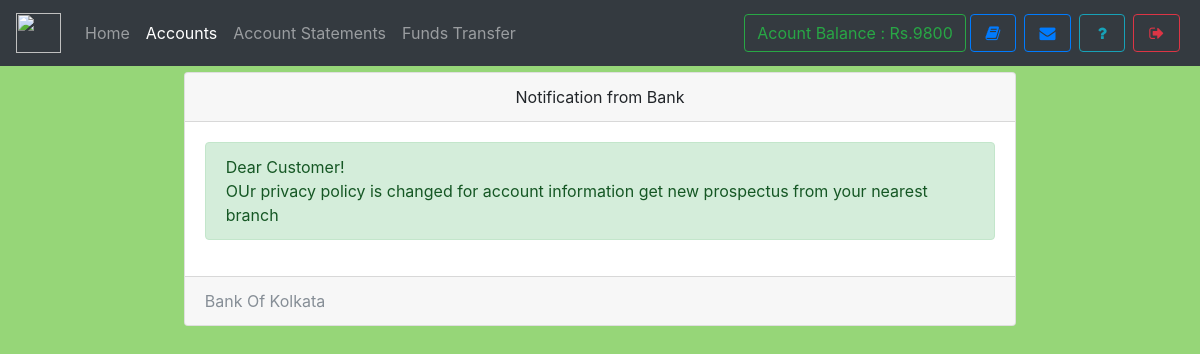
Screenshot of /notice.php (signed in) with the database file from the repository.
### tables this page shows
CREATE TABLE `useraccounts` (
  `id` int(11) NOT NULL,
  `email` text NOT NULL,
  `password` text NOT NULL,
  `name` varchar(111) NOT NULL,
  `balance` varchar(111) NOT NULL,
  `cnic` varchar(111) NOT NULL,
  `number` varchar(111) NOT NULL,
  `city` varchar(111) NOT NULL,
  `address` varchar(111) NOT NULL,
  `source` varchar(111) NOT NULL,
  `accountNo` varchar(111) NOT NULL,
  `branch` varchar(111) NOT NULL,
  `accountType` varchar(111) NOT NULL,
  `date` timestamp NOT NULL DEFAULT CURRENT_TIMESTAMP
);

CREATE TABLE `notice` (
  `id` int(11) NOT NULL,
  `userId` varchar(111) NOT NULL,
  `notice` text NOT NULL,
  `date` timestamp NOT NULL DEFAULT CURRENT_TIMESTAMP
);

### assets/db.php (called while the page is built, shortened)
<?php
    $con = new mysqli('localhost:3307','root','','mybank');
    $ar = $con->query("select * from userAccounts,branch where id = '$_SESSION[userId]' AND userAccounts.branch = branch.branchId");
    $userData = $ar->fetch_assoc();
?>

### notice.php (the view, shortened to what this page needs)
<!DOCTYPE html>
<html>
<head>
  <?php require 'assets/autoloader.php'; ?>
  <?php require 'assets/db.php'; ?>
  <?php require 'assets/function.php'; ?>
</head>
<body style="background:#96D678;background-size: 100%">
<nav class="navbar navbar-expand-lg navbar-dark bg-dark fixed-top">
 <a class="navbar-brand" href="#">
    <img src="images/logo.jpg" width="45" height="40" class="d-inline-block align-top" alt="">
  </a>
  <div class="collapse navbar-collapse" id="navbarSupportedContent">
    <ul class="navbar-nav mr-auto">
      <li class="nav-item ">
        <a class="nav-link " href="index.php">Home <span class="sr-only">(current)</span></a>
      </li>
      <li class="nav-item active ">  <a class="nav-link" href="accounts.php">Accounts</a></li>
      <li class="nav-item ">  <a class="nav-link" href="statements.php">Account Statements</a></li>
      <li class="nav-item ">  <a class="nav-link" href="transfer.php">Funds Transfer</a></li>
    </ul>
    <?php include 'sideButton.php'; ?>
  </div>
</nav><br><br><br>
<div class="container">
  <div class="card  w-75 mx-auto">
  <div class="card-header text-center">
    Notification from Bank
  </div>
  <div class="card-body">
    <?php
      $array = $con->query("select * from notice where userId = '$_SESSION[userId]' order by date desc");
      if ($array->num_rows > 0)
      {
        while ($row = $array->fetch_assoc())
        {
          echo "<div class='alert alert-success'>$row[notice]</div>";
        }
      }
      else
        echo "<div class='alert alert-info'>Notice box empty</div>";
     ?>
  </div>
  <div class="card-footer text-muted">
   Bank Of Kolkata
  </div>
</div>
</div>
</body>
</html>

### sideButton.php
<form class="form-inline my-2 my-lg-0">
        <a href="" class="btn btn-outline-success" data-toggle="tooltip" title="Your current Account Balance">Acount Balance : Rs.<?php echo $userData['balance']; ?></a>
        <a href="accounts.php" data-toggle="tooltip" title="Account Summary" class="btn btn-outline-primary mx-1" ><i class="fa fa-book fa-fw"></i></a>
        <a href="notice.php" data-toggle="tooltip" title="View Notice" class="btn btn-outline-primary mx-1" ><i class="fa fa-envelope fa-fw"></i></a>
        <a href="feedback.php" data-toggle="tooltip" title="Help?" class="btn btn-outline-info mx-1" ><i class="fa fa-question fa-fw"></i></a>
        <a href="logout.php" data-toggle="tooltip" title="Logout" class="btn btn-outline-danger mx-1" ><i class="fa fa-sign-out fa-fw"></i></a>
</form>

### rows the page displays
useraccounts: balance "9800"
notice: notice "Dear Customer! OUr privacy policy is changed for account information get new prospectus from your nearest branch"
